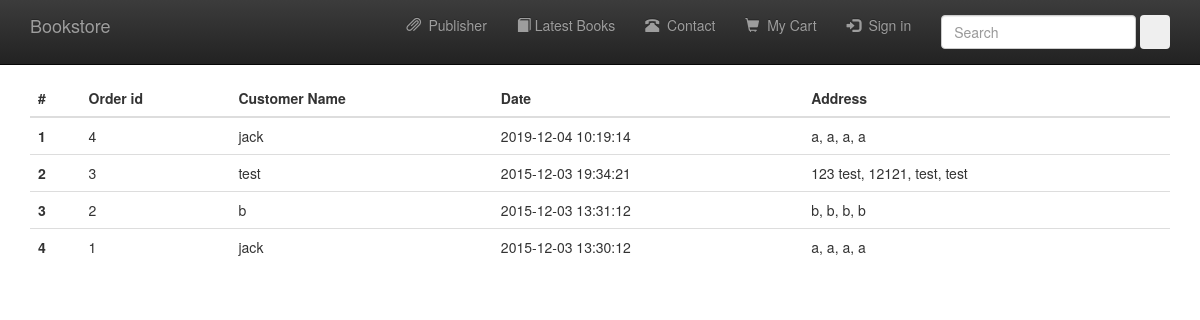
Screenshot of /bookshop/admin_order.php (signed in) with the database file from the repository.
### tables this page shows
CREATE TABLE `orders` (
  `orderid` int(10) UNSIGNED NOT NULL,
  `customerid` int(10) UNSIGNED NOT NULL,
  `amount` decimal(6,2) DEFAULT NULL,
  `date` timestamp NOT NULL DEFAULT CURRENT_TIMESTAMP,
  `ship_name` char(60) NOT NULL,
  `ship_address` char(80) NOT NULL,
  `ship_city` char(30) NOT NULL,
  `ship_zip_code` char(10) NOT NULL,
  `ship_country` char(20) NOT NULL
);

CREATE TABLE `customers` (
  `customerid` int(10) UNSIGNED NOT NULL,
  `name` varchar(60) NOT NULL,
  `address` varchar(80) NOT NULL,
  `city` varchar(30) NOT NULL,
  `zip_code` varchar(10) NOT NULL,
  `country` varchar(60) NOT NULL,
  `email` varchar(50) DEFAULT NULL
);

### bookshop/admin_order.php (the view, shortened to what this page needs)
<?php
require_once "./template/header.php";
$conn = db_connect();
$i = 1;
$query = "SELECT o.orderid,c.name,o.date,o.ship_address,o.ship_city,o.ship_zip_code,o.ship_country from orders o,customers c where o.customerid=c.customerid ORDER BY date DESC";
$result = mysqli_query($conn, $query);
 ?>
 <table class="table">
  <thead>
    <tr>
      <th scope="col">#</th>
      <th scope="col">Order id</th>
      <th scope="col">Customer Name</th>
      <th scope="col">Date</th>
      <th scope="col">Address</th>
    </tr>
  </thead>
  <tbody>
    	<?php while($row = mysqli_fetch_assoc($result)){ ?>
    <tr>
      <th scope="row"><?php echo $i++; ?></th>
      <td><?php echo $row['orderid']; ?></td>
      <td><?php echo $row['name']; ?></td>
      <td><?php echo $row['date']; ?></td>
      <td><?php echo $row['ship_address']; ?>, <?php echo $row['ship_city']; ?>, <?php echo $row['ship_zip_code']; ?>, <?php echo $row['ship_country']; ?></td>
    </tr>
  <?php } ?>
  </tbody>
</table>

### rows the page displays
orders: orderid "4", customerid.name "jack", date "2019-12-04 10:19:14", ship_address "a", ship_city "a", ship_zip_code "a", ship_country "a"
orders: orderid "3", customerid.name "test", date "2015-12-03 19:34:21", ship_address "123 test", ship_city "12121", ship_zip_code "test", ship_country "test"
orders: orderid "2", customerid.name "b", date "2015-12-03 13:31:12", ship_address "b", ship_city "b", ship_zip_code "b", ship_country "b"
orders: orderid "1", customerid.name "jack", date "2015-12-03 13:30:12", ship_address "a", ship_city "a", ship_zip_code "a", ship_country "a"
